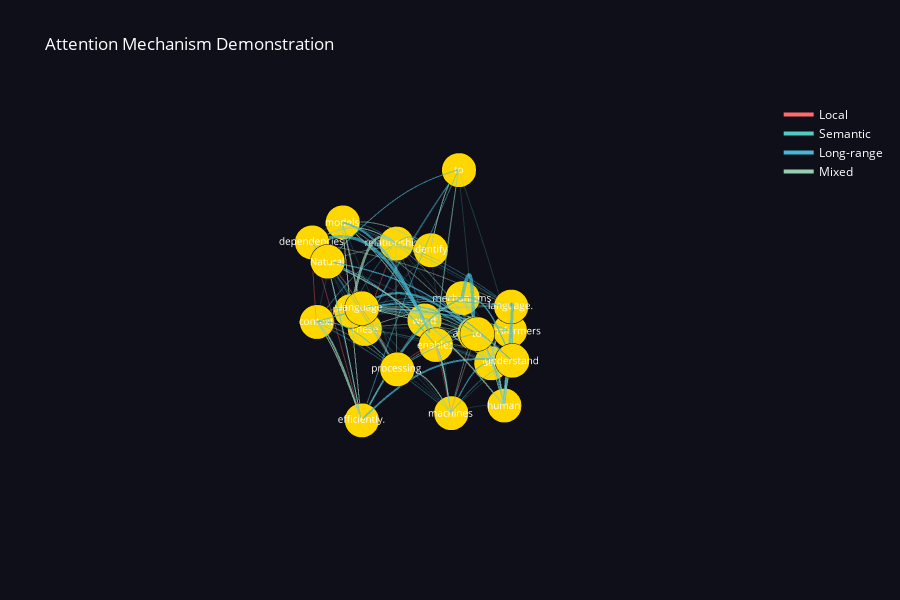

Notebook code cell kept with this figure:
### Code cell
import numpy as np
import plotly.graph_objects as go
from sklearn.manifold import TSNE
import colorsys

def create_attention_demonstration(text, n_heads=4):
    """
    Demonstration of attention mechanism patterns in 3D space
    """
    # Limit tokens to reduce memory usage
    tokens = text.split()[:25]  # Limit to first 25 tokens
    n_tokens = len(tokens)
    
    np.random.seed(42)
    embeddings_high = np.random.randn(n_tokens, 128)  # Reduced dimensions
    
    # Simple positioning for memory efficiency
    angles = np.linspace(0, 2*np.pi, n_tokens, endpoint=False)
    positions_3d = np.column_stack([
        np.cos(angles) * 3 + np.random.randn(n_tokens) * 0.5,
        np.sin(angles) * 3 + np.random.randn(n_tokens) * 0.5,
        np.random.randn(n_tokens) * 2
    ])
    
    attention_heads = []
    head_colors = ['#FF6B6B', '#4ECDC4', '#45B7D1', '#96CEB4']
    
    for h in range(n_heads):
        if h == 0:  # Local attention
            weights = np.exp(-np.abs(np.arange(n_tokens)[:, None] - np.arange(n_tokens)[None, :]) / 2)
        elif h == 1:  # Content words
            weights = np.random.beta(2, 3, (n_tokens, n_tokens))
        elif h == 2:  # Long range
            weights = np.random.gamma(1, 1, (n_tokens, n_tokens))
        else:  # Mixed
            weights = np.random.exponential(1, (n_tokens, n_tokens))
        
        weights = np.exp(weights) / np.exp(weights).sum(axis=-1, keepdims=True)
        attention_heads.append(weights)
    
    fig = go.Figure()
    
    # Reduce number of connections for performance
    for head_idx in range(n_heads):
        attention_weights = attention_heads[head_idx]
        color = head_colors[head_idx]
        
        # Only show top connections
        top_indices = np.unravel_index(np.argsort(-attention_weights.flatten())[:n_tokens*2], attention_weights.shape)
        
        for idx in range(len(top_indices[0])):
            i, j = top_indices[0][idx], top_indices[1][idx]
            if i != j:
                weight = attention_weights[i, j]
                
                # Simple curved line
                t = np.linspace(0, 1, 15)  # Fewer points
                mid_z = (positions_3d[i, 2] + positions_3d[j, 2]) / 2 + weight * 2
                
                curve_x = positions_3d[i, 0] * (1-t) + positions_3d[j, 0] * t
                curve_y = positions_3d[i, 1] * (1-t) + positions_3d[j, 1] * t
                curve_z = positions_3d[i, 2] * (1-t) + positions_3d[j, 2] * t + 2 * weight * np.sin(np.pi * t)
                
                fig.add_trace(go.Scatter3d(
                    x=curve_x, y=curve_y, z=curve_z,
                    mode='lines',
                    line=dict(color=color, width=max(2, weight * 8)),
                    opacity=min(weight * 3, 0.7),
                    hovertemplate=f'{tokens[i]} → {tokens[j]}<extra></extra>',
                    showlegend=False
                ))
    
    # Add nodes
    fig.add_trace(go.Scatter3d(
        x=positions_3d[:, 0], y=positions_3d[:, 1], z=positions_3d[:, 2],
        mode='markers+text',
        text=tokens,
        textposition='middle center',
        marker=dict(size=12, color='gold', line=dict(color='black', width=1)),
        textfont=dict(size=10, color='white'),
        showlegend=False
    ))
    
    # Simple legend
    head_names = ['Local', 'Semantic', 'Long-range', 'Mixed']
    for i, name in enumerate(head_names):
        fig.add_trace(go.Scatter3d(
            x=[None], y=[None], z=[None],
            mode='lines',
            line=dict(color=head_colors[i], width=4),
            name=name,
            showlegend=True
        ))
    
    fig.update_layout(
        title='Attention Mechanism Demonstration',
        scene=dict(
            xaxis=dict(visible=False),
            yaxis=dict(visible=False), 
            zaxis=dict(visible=False),
            bgcolor='rgb(15, 15, 25)'
        ),
        paper_bgcolor='rgb(15, 15, 25)',
        font=dict(color='white'),
        height=600,
        showlegend=True
    )
    
    return fig

# Short paragraph
text = "Natural language processing enables machines to understand human language. Transformers use attention mechanisms to identify word relationships. These models process context dependencies efficiently."

fig = create_attention_demonstration(text)
fig.show()
